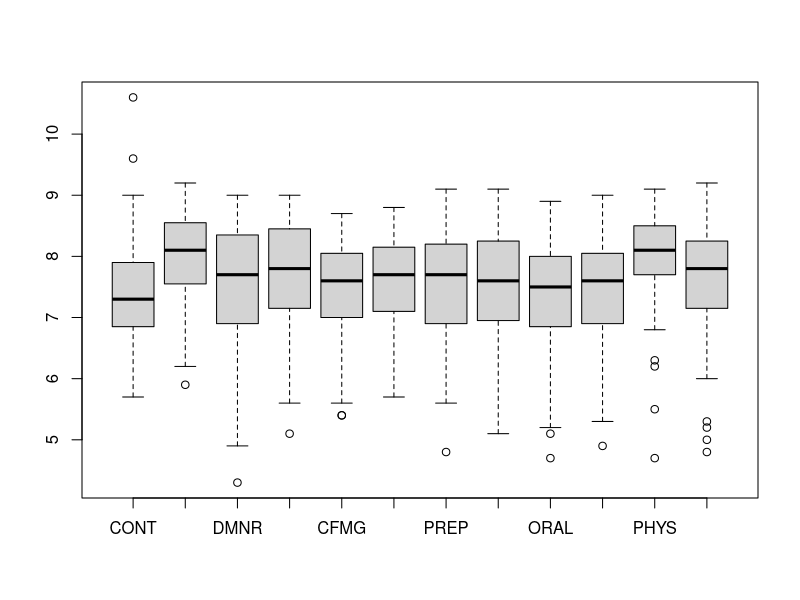
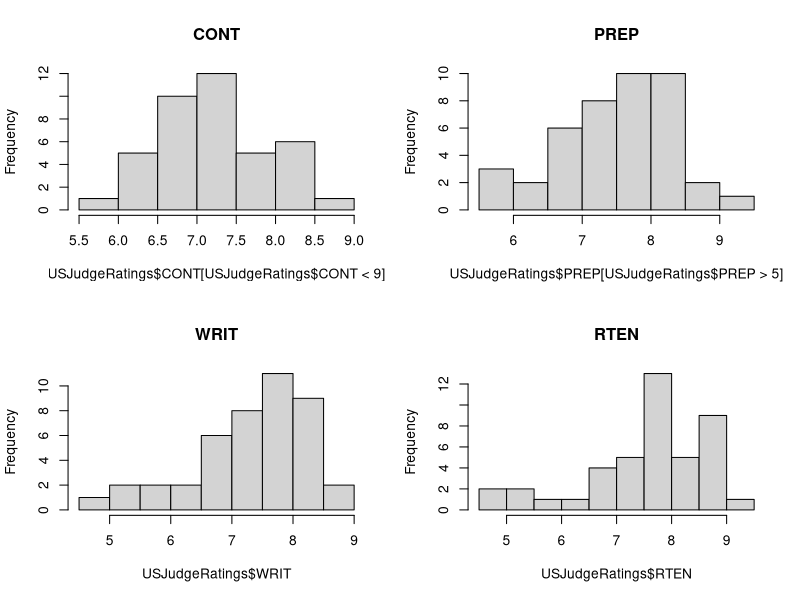
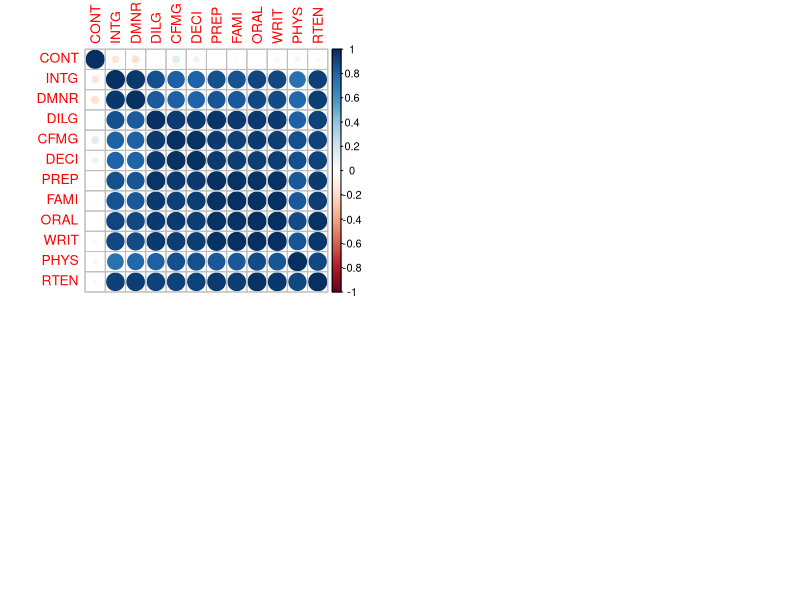
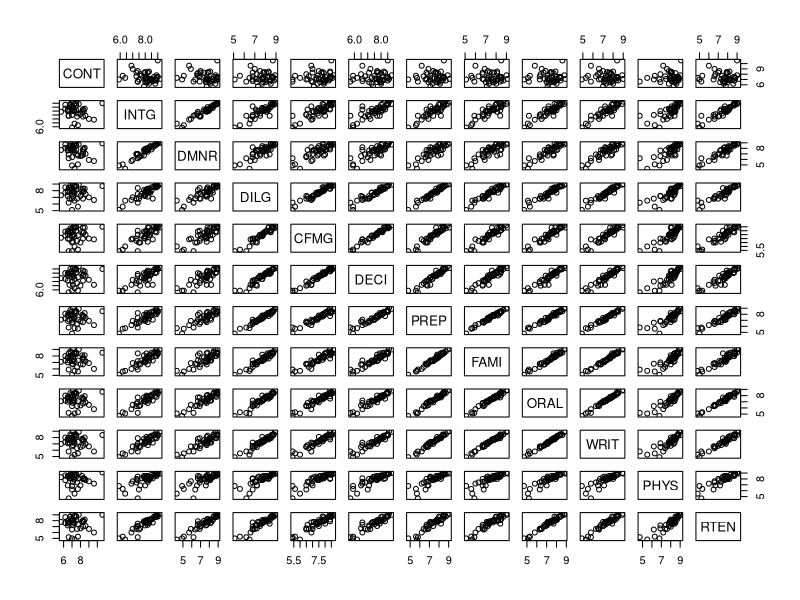
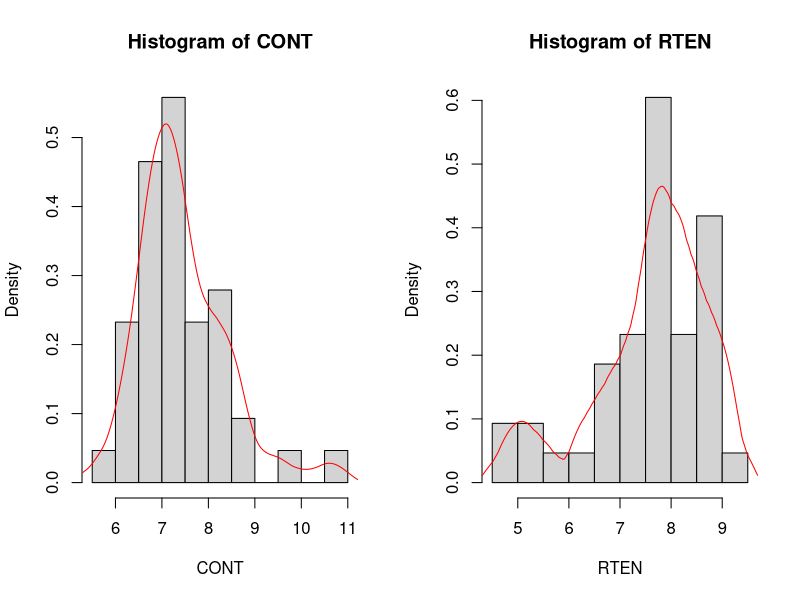
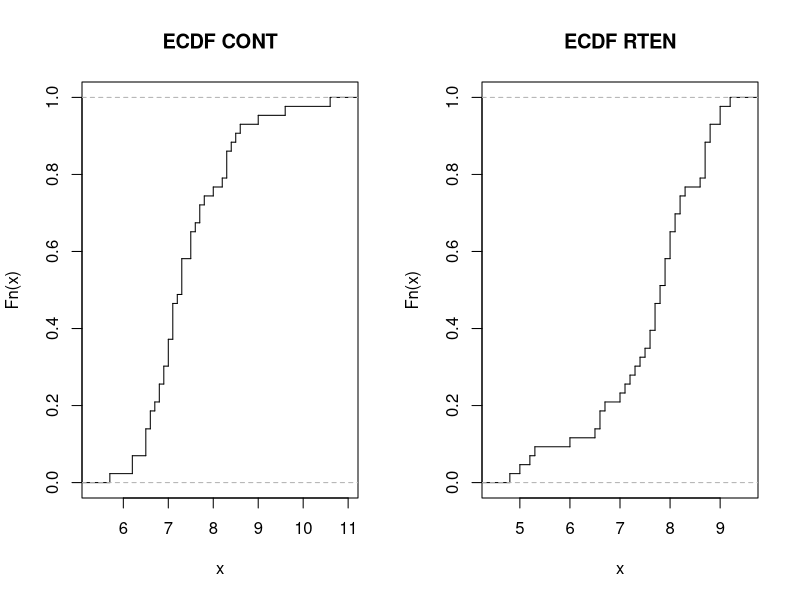
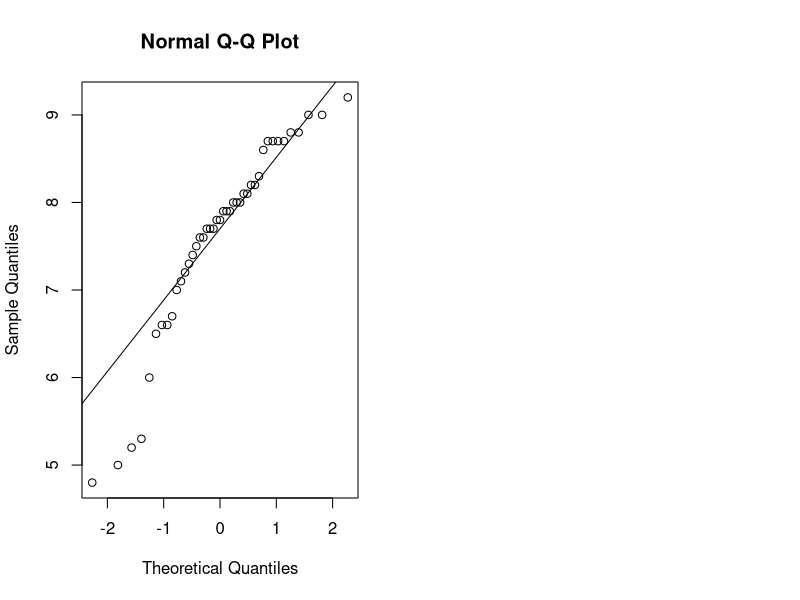

These figures' R source, in order:
## ---- chunk 1
knitr::opts_chunk$set(echo = TRUE)
## ---- chunk 2
data(USJudgeRatings)
head(USJudgeRatings)
## ---- chunk 3
str(USJudgeRatings)
## ---- chunk 4
colnames(USJudgeRatings)
## ---- chunk 5
sum(is.na(USJudgeRatings))
## ---- chunk 6
summary(USJudgeRatings)
## ---- chunk 7
Outvals = boxplot(USJudgeRatings)
## ---- chunk 8
max(USJudgeRatings$CONT)
rownames(USJudgeRatings)[which.max(USJudgeRatings$CONT)]
## ---- chunk 9
min(USJudgeRatings$RTEN)
rownames(USJudgeRatings)[which.min(USJudgeRatings$RTEN)]
## ---- chunk 10
max(USJudgeRatings$RTEN)
rownames(USJudgeRatings)[which.max(USJudgeRatings$RTEN)]
## ---- chunk 11
par(mfrow=c(2,2))
hist(USJudgeRatings$CONT[USJudgeRatings$CONT<9], main="CONT")
hist(USJudgeRatings$PREP[USJudgeRatings$PREP>5], main="PREP" )
hist(USJudgeRatings$WRIT, main="WRIT")
hist(USJudgeRatings$RTEN, main="RTEN")
## ---- chunk 12
round(sqrt(diag(var(USJudgeRatings))),2)
print('The smallest standard deviation is: ')
min(round(sqrt(diag(var(USJudgeRatings))),2))
print('The largest standard deviation is: ')
max(round(sqrt(diag(var(USJudgeRatings))),2))
## ---- chunk 13
round(cor(USJudgeRatings),2)
## ---- chunk 14
library(corrplot)
corrplot(cor(USJudgeRatings))
## ---- chunk 15
pairs(USJudgeRatings)
## ---- chunk 16
par(mfrow=c(1,2))
hist(USJudgeRatings$CONT, probability= TRUE, main="Histogram of CONT", xlab="CONT")
d = density(USJudgeRatings$CONT, kernel = 'c', bw = 0.3)
lines(d, col="red")

hist(USJudgeRatings$RTEN, probability= TRUE, main="Histogram of RTEN" , xlab="RTEN")
d = density(USJudgeRatings$RTEN, kernel = 'o', bw = 0.3)
lines(d, col="red")
## ---- chunk 17
par(mfrow=c(1,2))
plot(ecdf(USJudgeRatings$CONT), verticals = TRUE, do.points = FALSE, main = "ECDF CONT")
plot(ecdf(USJudgeRatings$RTEN), verticals = TRUE, do.points = FALSE, main = "ECDF RTEN")
## ---- chunk 18
qqnorm(USJudgeRatings$RTEN)
qqline(USJudgeRatings$RTEN)
## ---- chunk 19
library(e1071)
kurtosis
skewness
